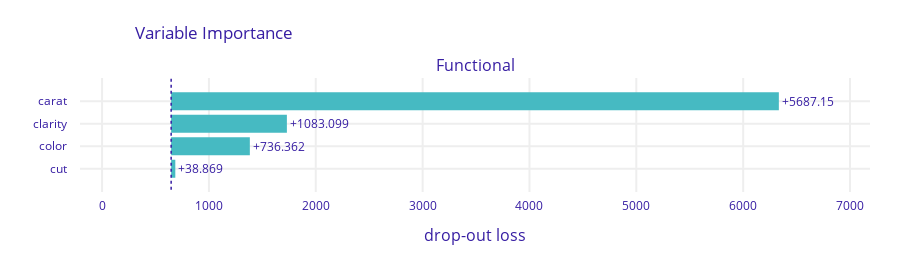

The notebook cell saved with this chart:
### Code cell
# Interpretation
import dalex as dx
from sklearn.metrics import mean_gamma_deviance as deviance
from sklearn.dummy import DummyRegressor

dummy = DummyRegressor().fit(X_train, y_train)
d0, d = (deviance(y_valid, m.predict(X_valid)) for m in (dummy, model))
print(f"% deviance explained: {(d0 - d) / d0:.2%}")


def pred_fun(m, X):
    return m.predict(preprocessor.transform(X), batch_size=1000).flatten()


exp = dx.Explainer(
    model,
    data=df_valid[ord_features + ["carat"]],
    y=y_valid,
    predict_function=pred_fun,
    verbose=False,
)

vi = exp.model_parts()
vi.plot()

pdp_num = exp.model_profile(
    variables=["carat"], label="Partial depencence for numeric variables", verbose=False
)
pdp_num.plot()

pdp_ord = exp.model_profile(
    variable_type="categorical",
    variable_splits=dict(zip(ord_features, ord_levels)),
    label="Partial depencence for ordinal variables",
    verbose=False,
)
pdp_ord.plot(facet_scales="free")

### Figure 1 — Plotly figure (JSON) as saved in the notebook; plotly's stock layout.template omitted (floating-point values rounded to 4 significant figures)
{"data": [{"base": 646.6, "hoverinfo": "text", "hoverlabel": {"bgcolor": "rgba(0,0,0,0.8)"}, "hovertext": ["Model: Functional loss after<br>variable: carat is permuted: 6333.763<br>Drop-out loss change: +5687.15", "Model: Functional loss after<br>variable: clarity is permuted: 1729.711<br>Drop-out loss change: +1083.099", "Model: Functional loss after<br>variable: color is permuted: 1382.974<br>Drop-out loss change: +736.362", "Model: Functional loss after<br>variable: cut is permuted: 685.482<br>Drop-out loss change: +38.869"], "marker": {"color": "#46bac2"}, "orientation": "h", "showlegend": false, "text": ["+5687.15", "+1083.099", "+736.362", "+38.869"], "textposition": "outside", "type": "bar", "x": [5687.0, 1083.0, 736.4, 38.87], "xaxis": "x", "y": ["carat", "clarity", "color", "cut"], "yaxis": "y"}], "layout": {"annotations": [{"font": {"size": 16}, "showarrow": false, "text": "Functional", "x": 0.5, "xanchor": "center", "xref": "paper", "y": 1, "yanchor": "bottom", "yref": "paper"}, {"font": {"size": 16}, "showarrow": false, "text": "drop-out loss", "x": 0.5, "xanchor": "center", "xref": "paper", "y": 0, "yanchor": "top", "yref": "paper", "yshift": -30}], "font": {"color": "#371ea3"}, "height": 263, "margin": {"b": 71, "r": 30, "t": 78}, "shapes": [{"line": {"color": "#371ea3", "dash": "dot", "width": 1.5}, "type": "line", "x0": 646.6, "x1": 646.6, "xref": "x", "y0": -1, "y1": 4, "yref": "y"}], "title": {"text": "Variable Importance", "x": 0.15}, "xaxis": {"anchor": "y", "automargin": true, "domain": [0, 1], "fixedrange": true, "gridwidth": 2, "range": [-206.5, 7187.0], "tickcolor": "white", "ticklen": 3, "ticks": "outside", "type": "linear", "zeroline": false}, "yaxis": {"anchor": "x", "automargin": true, "autorange": "reversed", "domain": [0, 1], "fixedrange": true, "gridwidth": 2, "tickcolor": "white", "ticklen": 10, "ticks": "outside", "type": "category"}}}
